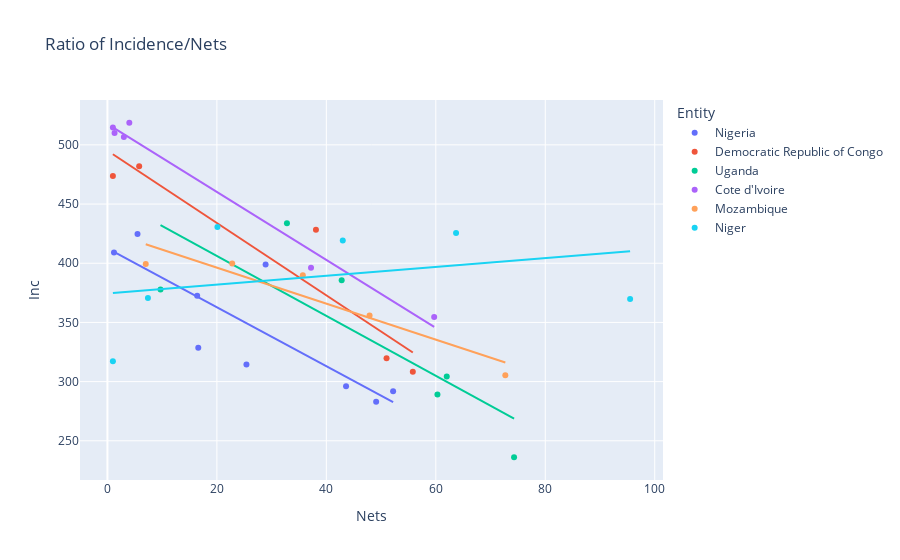

The code cell stored with this chart in its notebook:
### Markdown cell above
The final plot in this section graphs the relationship between the incidence and bednet variables.  All countries, excluding Niger because of the nonlinear trend in the incidence, have a decreasing trend.  This implies that as bed net use increases, the incidence of malaria decreases.  This illustrated the common knowledge that bednets are protective against malaria.

### Code cell
#hide_input
fig3 = px.scatter(
    merged,
    x="Nets",
    y="Inc",
    color="Entity",
    trendline = "ols",
    title = "Ratio of Incidence/Nets",
)
fig3.show()

### Figure 1 — Plotly figure (JSON) as saved in the notebook; plotly's stock layout.template omitted (floating-point values rounded to 4 significant figures)
{"data": [{"hovertemplate": "Entity=Nigeria<br>Nets=%{x}<br>Inc=%{y}<extra></extra>", "legendgroup": "Nigeria", "marker": {"color": "#636efa", "symbol": "circle"}, "mode": "markers", "name": "Nigeria", "orientation": "v", "showlegend": true, "type": "scatter", "x": [1.2, 5.5, 28.9, 16.4, 16.6, 25.4, 43.6, 49.1, 52.2], "xaxis": "x", "y": [409.2, 424.7, 398.9, 372.6, 328.7, 314.4, 296.1, 283.1, 291.9], "yaxis": "y"}, {"hovertemplate": "<b>OLS trendline</b><br>Inc = -2.48931 * Nets + 412.68<br>R<sup>2</sup>=0.700260<br><br>Entity=Nigeria<br>Nets=%{x}<br>Inc=%{y} <b>(trend)</b><extra></extra>", "legendgroup": "Nigeria", "marker": {"color": "#636efa", "symbol": "circle"}, "mode": "lines", "name": "Nigeria", "showlegend": false, "type": "scatter", "x": [1.2, 5.5, 16.4, 16.6, 25.4, 28.9, 43.6, 49.1, 52.2], "xaxis": "x", "y": [409.7, 399.0, 371.9, 371.4, 349.5, 340.7, 304.1, 290.5, 282.7], "yaxis": "y"}, {"hovertemplate": "Entity=Democratic Republic of Congo<br>Nets=%{x}<br>Inc=%{y}<extra></extra>", "legendgroup": "Democratic Republic of Congo", "marker": {"color": "#EF553B", "symbol": "circle"}, "mode": "markers", "name": "Democratic Republic of Congo", "orientation": "v", "showlegend": true, "type": "scatter", "x": [1, 5.8, 38.1, 55.8, 51], "xaxis": "x", "y": [473.6, 481.9, 428.3, 308.4, 319.8], "yaxis": "y"}, {"hovertemplate": "<b>OLS trendline</b><br>Inc = -3.05546 * Nets + 495.117<br>R<sup>2</sup>=0.875061<br><br>Entity=Democratic Republic of Congo<br>Nets=%{x}<br>Inc=%{y} <b>(trend)</b><extra></extra>", "legendgroup": "Democratic Republic of Congo", "marker": {"color": "#EF553B", "symbol": "circle"}, "mode": "lines", "name": "Democratic Republic of Congo", "showlegend": false, "type": "scatter", "x": [1, 5.8, 38.1, 51, 55.8], "xaxis": "x", "y": [492.1, 477.4, 378.7, 339.3, 324.6], "yaxis": "y"}, {"hovertemplate": "Entity=Uganda<br>Nets=%{x}<br>Inc=%{y}<extra></extra>", "legendgroup": "Uganda", "marker": {"color": "#00cc96", "symbol": "circle"}, "mode": "markers", "name": "Uganda", "orientation": "v", "showlegend": true, "type": "scatter", "x": [9.7, 32.8, 42.8, 74.3, 62, 60.3], "xaxis": "x", "y": [377.7, 433.8, 385.7, 236.1, 304.4, 289.2], "yaxis": "y"}, {"hovertemplate": "<b>OLS trendline</b><br>Inc = -2.5298 * Nets + 456.678<br>R<sup>2</sup>=0.655597<br><br>Entity=Uganda<br>Nets=%{x}<br>Inc=%{y} <b>(trend)</b><extra></extra>", "legendgroup": "Uganda", "marker": {"color": "#00cc96", "symbol": "circle"}, "mode": "lines", "name": "Uganda", "showlegend": false, "type": "scatter", "x": [9.7, 32.8, 42.8, 60.3, 62, 74.3], "xaxis": "x", "y": [432.1, 373.7, 348.4, 304.1, 299.8, 268.7], "yaxis": "y"}, {"hovertemplate": "Entity=Cote d'Ivoire<br>Nets=%{x}<br>Inc=%{y}<extra></extra>", "legendgroup": "Cote d'Ivoire", "marker": {"color": "#ab63fa", "symbol": "circle"}, "mode": "markers", "name": "Cote d'Ivoire", "orientation": "v", "showlegend": true, "type": "scatter", "x": [1, 4, 1.3, 3, 37.2, 59.7], "xaxis": "x", "y": [514.6, 518.7, 510.0, 506.6, 396.3, 354.7], "yaxis": "y"}, {"hovertemplate": "<b>OLS trendline</b><br>Inc = -2.87097 * Nets + 517.621<br>R<sup>2</sup>=0.982268<br><br>Entity=Cote d'Ivoire<br>Nets=%{x}<br>Inc=%{y} <b>(trend)</b><extra></extra>", "legendgroup": "Cote d'Ivoire", "marker": {"color": "#ab63fa", "symbol": "circle"}, "mode": "lines", "name": "Cote d'Ivoire", "showlegend": false, "type": "scatter", "x": [1, 1.3, 3, 4, 37.2, 59.7], "xaxis": "x", "y": [514.7, 513.9, 509.0, 506.1, 410.8, 346.2], "yaxis": "y"}, {"hovertemplate": "Entity=Mozambique<br>Nets=%{x}<br>Inc=%{y}<extra></extra>", "legendgroup": "Mozambique", "marker": {"color": "#FFA15A", "symbol": "circle"}, "mode": "markers", "name": "Mozambique", "orientation": "v", "showlegend": true, "type": "scatter", "x": [7, 22.8, 35.7, 47.9, 72.7], "xaxis": "x", "y": [399.4, 399.8, 389.9, 355.9, 305.4], "yaxis": "y"}, {"hovertemplate": "<b>OLS trendline</b><br>Inc = -1.51983 * Nets + 426.647<br>R<sup>2</sup>=0.883127<br><br>Entity=Mozambique<br>Nets=%{x}<br>Inc=%{y} <b>(trend)</b><extra></extra>", "legendgroup": "Mozambique", "marker": {"color": "#FFA15A", "symbol": "circle"}, "mode": "lines", "name": "Mozambique", "showlegend": false, "type": "scatter", "x": [7, 22.8, 35.7, 47.9, 72.7], "xaxis": "x", "y": [416.0, 392.0, 372.4, 353.8, 316.2], "yaxis": "y"}, {"hovertemplate": "Entity=Niger<br>Nets=%{x}<br>Inc=%{y}<extra></extra>", "legendgroup": "Niger", "marker": {"color": "#19d3f3", "symbol": "circle"}, "mode": "markers", "name": "Niger", "orientation": "v", "showlegend": true, "type": "scatter", "x": [1, 7.4, 43, 63.7, 20.1, 95.5], "xaxis": "x", "y": [317.3, 370.7, 419.1, 425.6, 430.5, 369.8], "yaxis": "y"}, {"hovertemplate": "<b>OLS trendline</b><br>Inc = 0.371693 * Nets + 374.56<br>R<sup>2</sup>=0.093141<br><br>Entity=Niger<br>Nets=%{x}<br>Inc=%{y} <b>(trend)</b><extra></extra>", "legendgroup": "Niger", "marker": {"color": "#19d3f3", "symbol": "circle"}, "mode": "lines", "name": "Niger", "showlegend": false, "type": "scatter", "x": [1, 7.4, 20.1, 43, 63.7, 95.5], "xaxis": "x", "y": [374.9, 377.3, 382.0, 390.5, 398.2, 410.1], "yaxis": "y"}], "layout": {"legend": {"title": {"text": "Entity"}, "tracegroupgap": 0}, "title": {"text": "Ratio of Incidence/Nets"}, "xaxis": {"anchor": "y", "domain": [0, 1], "title": {"text": "Nets"}}, "yaxis": {"anchor": "x", "domain": [0, 1], "title": {"text": "Inc"}}}}
